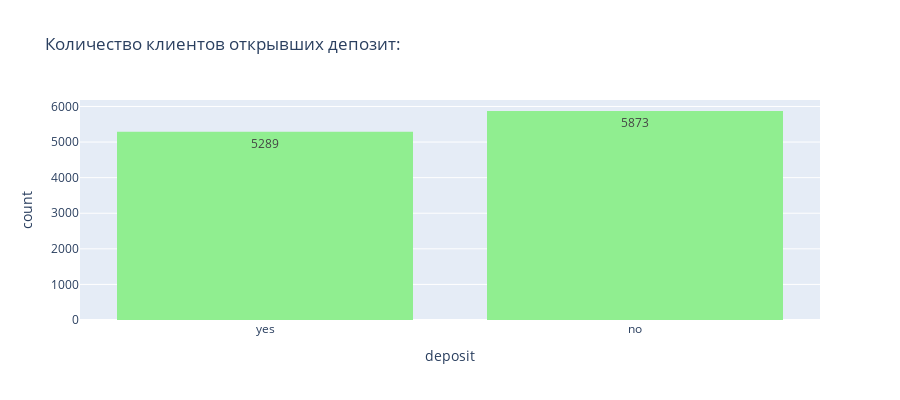

Write notebook code for a chart like this one.
### Code cell
px.histogram(data,
             x = 'deposit',
             # Выведем количество наблюдений в каждом столбце:
             text_auto = True,
             # Цвет графика:
             color_discrete_sequence = ['lightgreen'],
             # Высота графика:
             height = 400,
             # Заголовок графика: 
             title = '''Количество клиентов открывших депозит:'''
             )

### Figure 1 — Plotly figure (JSON) as saved in the notebook; plotly's stock layout.template omitted (floating-point values rounded to 4 significant figures; data arrays with more than 128 entries replaced by an {"elided": "..."} marker saying what was removed)
{"data": [{"alignmentgroup": "True", "bingroup": "x", "hovertemplate": "deposit=%{x}<br>count=%{y}<extra></extra>", "legendgroup": "", "marker": {"color": "lightgreen", "pattern": {"shape": ""}}, "name": "", "offsetgroup": "", "orientation": "v", "showlegend": false, "texttemplate": "%{value}", "type": "histogram", "x": {"elided": "11162 str values"}, "xaxis": "x", "yaxis": "y"}], "layout": {"barmode": "relative", "height": 400, "legend": {"tracegroupgap": 0}, "title": {"text": "Количество клиентов открывших депозит:"}, "xaxis": {"anchor": "y", "domain": [0, 1], "title": {"text": "deposit"}}, "yaxis": {"anchor": "x", "domain": [0, 1], "title": {"text": "count"}}}}
